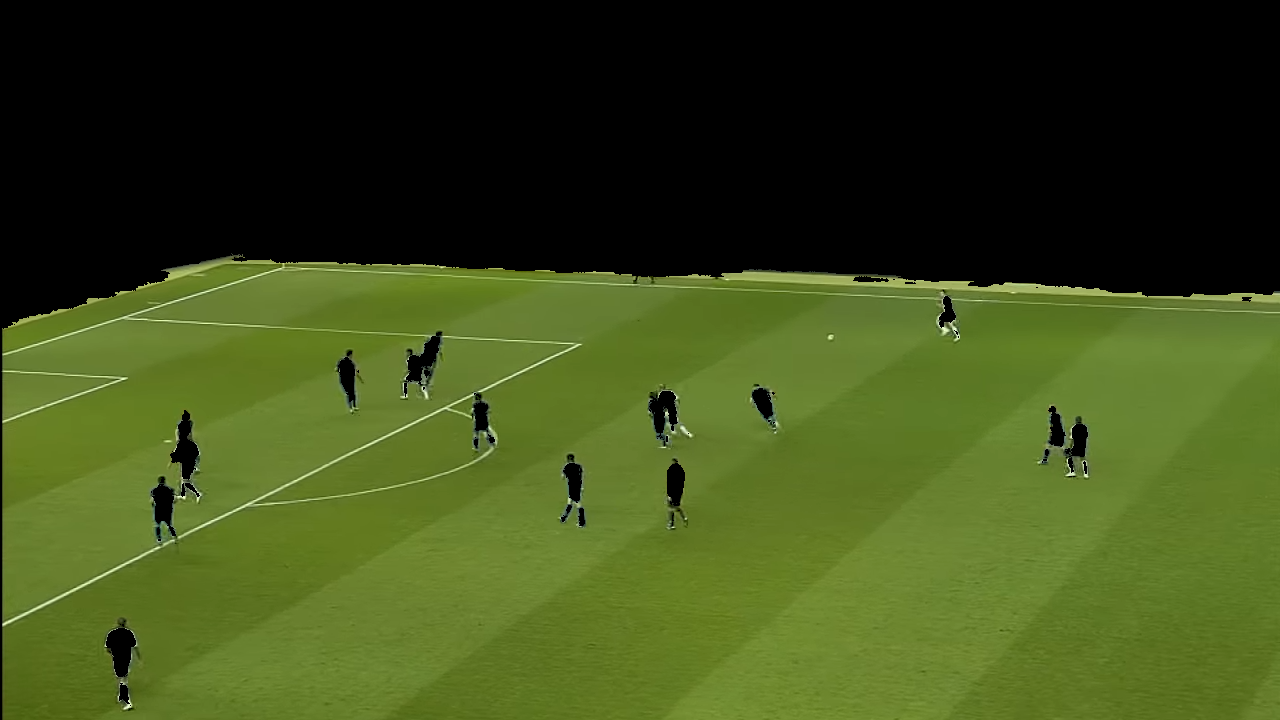
//> input picture Line Detection and Point Detection using Hough Transform/assets/green_region.png, 1280 x 720 px
$ ./homography2 '../Line Detection and Point Detection using Hough Transform/assets/green_region.png' '../Line Detection and Point Detection using Hough Transform/assets/lines_intersections.png'   (built with g++ and OpenCV 4)
//> lines starting //> are read from the running program, lines starting //| are printed output that depends on the picture; after the words box and inside, x2 and y2 are one past the last pixel; in counts of white or black regions, pixels touching at a corner belong together
#include <opencv2/opencv.hpp>

using namespace cv;
using namespace std;

struct userdata{
    Mat im;
    vector<Point2f> points;
};


void mouseHandler(int event, int x, int y, int flags, void* data_ptr)
{
    if  ( event == EVENT_LBUTTONDOWN )
    {
        userdata *data = ((userdata *) data_ptr);
        circle(data->im, Point(x,y),3,Scalar(0,255,255), 5, cv::LINE_AA);
        imshow("Image", data->im);
        if (data->points.size() < 4)
        {
            data->points.push_back(Point2f(x,y));
        }
    }
}


int main( int argc, char** argv)
{
    // Read in the image.
    Mat im_src = imread(argv[1]);
//> im_src is the input picture: 720 rows x 1280 cols, CV_8UC3; mean B, G, R 25.8, 75.2, 60.7
    Size size = im_src.size();
//> size = Size(1280, 720)

    // Create a vector of points.
    vector<Point2f> pts_src;
    pts_src.push_back(Point2f(0,0));
    pts_src.push_back(Point2f(size.width - 1, 0));
//> pts_src = 2 Points (x, y): [0, 0], [1279, 0]
    pts_src.push_back(Point2f(size.width - 1, size.height -1));
    pts_src.push_back(Point2f(0, size.height - 1 ));

    // Destination image
    Mat im_dst = imread(argv[2]);
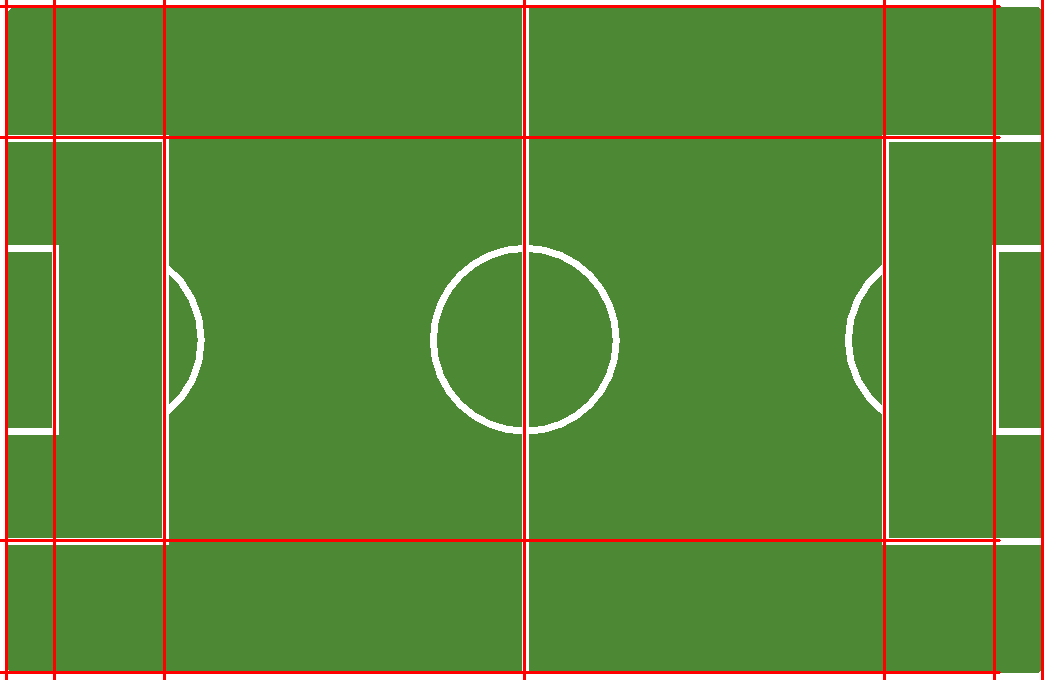
//> input picture Line Detection and Point Detection using Hough Transform/assets/lines_intersections.png, 1050 x 680 px
//> im_dst is the input picture: 680 rows x 1050 cols, CV_8UC3; mean B, G, R 61.3, 137.1, 92.5

    //Create a window
    namedWindow("Image", 1);

    Mat im_temp = im_dst.clone();

    userdata data;
    data.im = im_temp;

    //set the callback function for any mouse event
    setMouseCallback("Image", mouseHandler, &data);

    //show the image
    imshow("Image", im_temp);
    waitKey(0);
//> the left mouse button is pressed and released at (262, 170)
//> in mouseHandler, `circle(data->im, Point(x,y),3,Scalar(0,255,255), 5, cv::LINE_AA);`: data->im: 680 rows x 1050 cols, CV_8UC3; 173 pixels changed, all inside (x1, y1, x2, y2) = (255, 163, 270, 178)
//> the left mouse button is pressed and released at (787, 170)
//> in mouseHandler (call 3), `circle(data->im, Point(x,y),3,Scalar(0,255,255), 5, cv::LINE_AA);`: data->im: 680 rows x 1050 cols, CV_8UC3; mean B, G, R 61.3, 137.1, 92.6
//> the left mouse button is pressed and released at (787, 510)
//> in mouseHandler (call 5), `circle(data->im, Point(x,y),3,Scalar(0,255,255), 5, cv::LINE_AA);`: data->im: 680 rows x 1050 cols, CV_8UC3; mean B, G, R 61.2, 137.1, 92.6
//> the left mouse button is pressed and released at (262, 510)
//> in mouseHandler (call 7), `circle(data->im, Point(x,y),3,Scalar(0,255,255), 5, cv::LINE_AA);`: data->im: 680 rows x 1050 cols, CV_8UC3; mean B, G, R 61.2, 137.1, 92.6

    Mat tform = findHomography(pts_src, data.points);
    warpPerspective(im_src, im_temp, tform, im_temp.size());
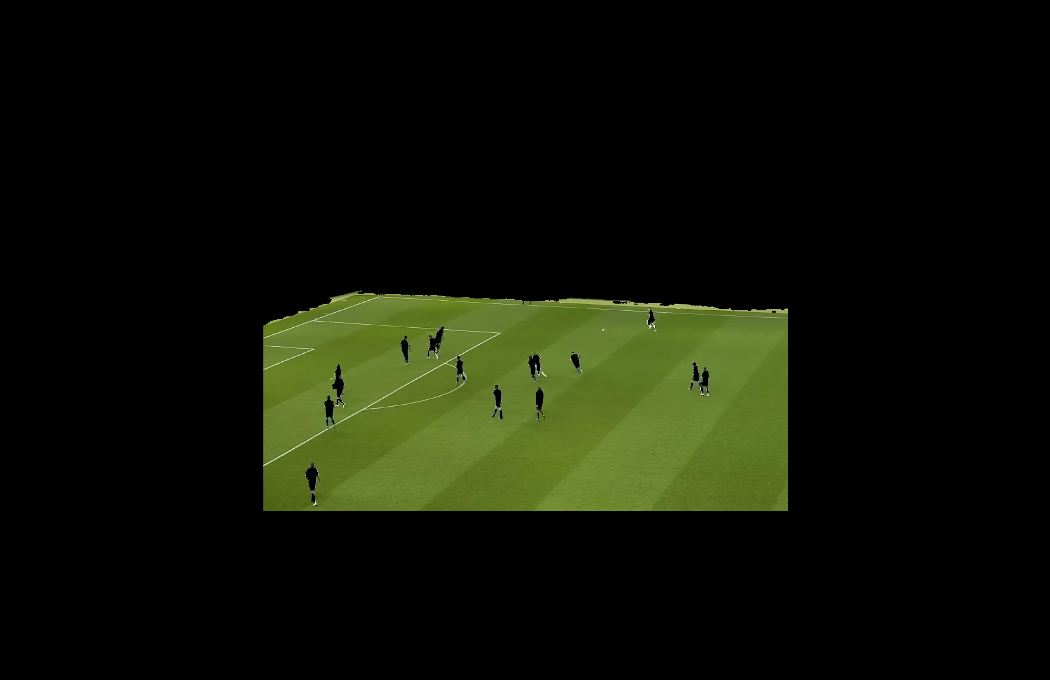
//> im_temp: 680 rows x 1050 cols, CV_8UC3; mean B, G, R 6.5, 18.9, 15.2

    Point pts_dst[4];
    for( int i = 0; i < 4; i++)
    {
        pts_dst[i] = data.points[i];
    }

    fillConvexPoly(im_dst, pts_dst, 4, Scalar(0), cv::LINE_AA);
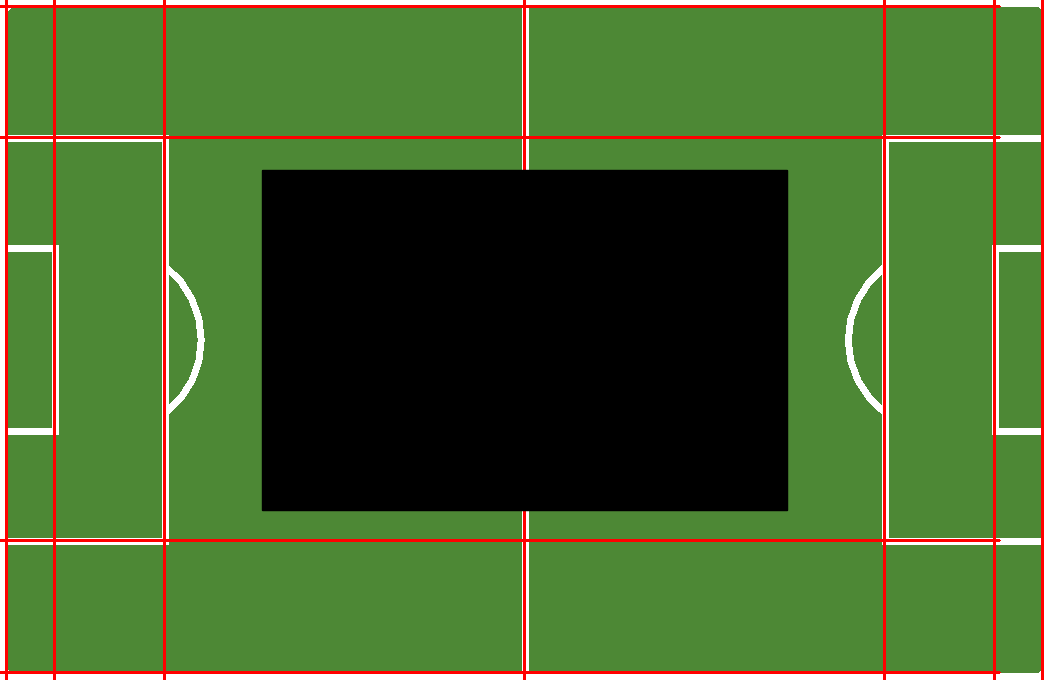
//> im_dst: 680 rows x 1050 cols, CV_8UC3; mean B, G, R 46.5, 102.1, 71.5

    im_dst = im_dst + im_temp;
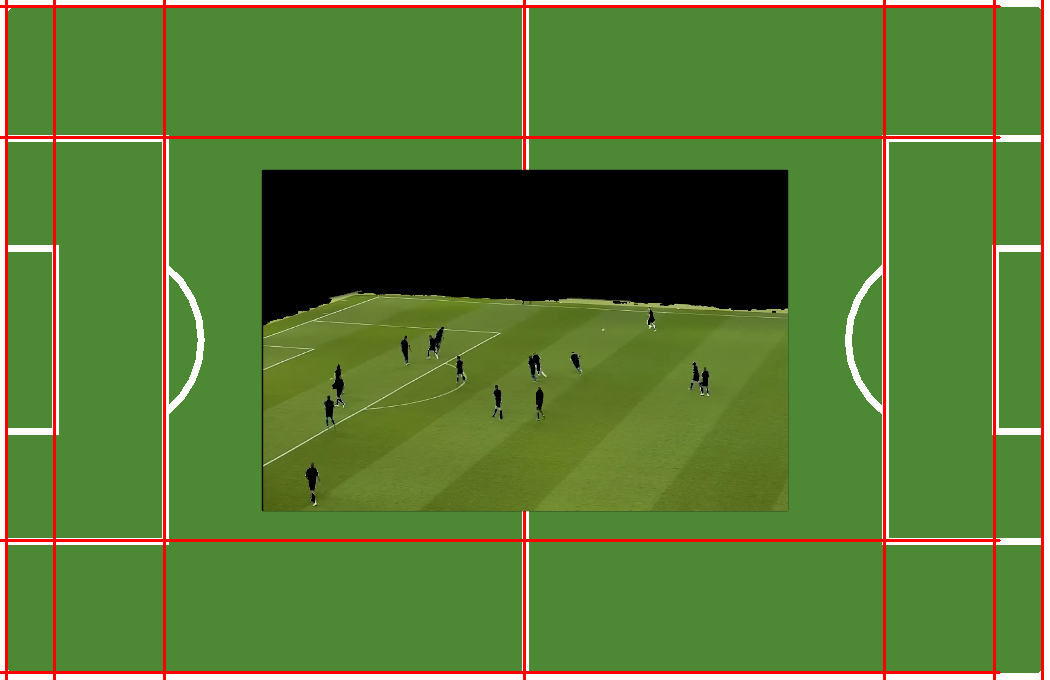
//> im_dst: 680 rows x 1050 cols, CV_8UC3; 15.18% of pixels changed, all inside (x1, y1, x2, y2) = (263, 290, 788, 511)

    imshow("Image", im_dst);
    waitKey(0);

    return 0;
}
